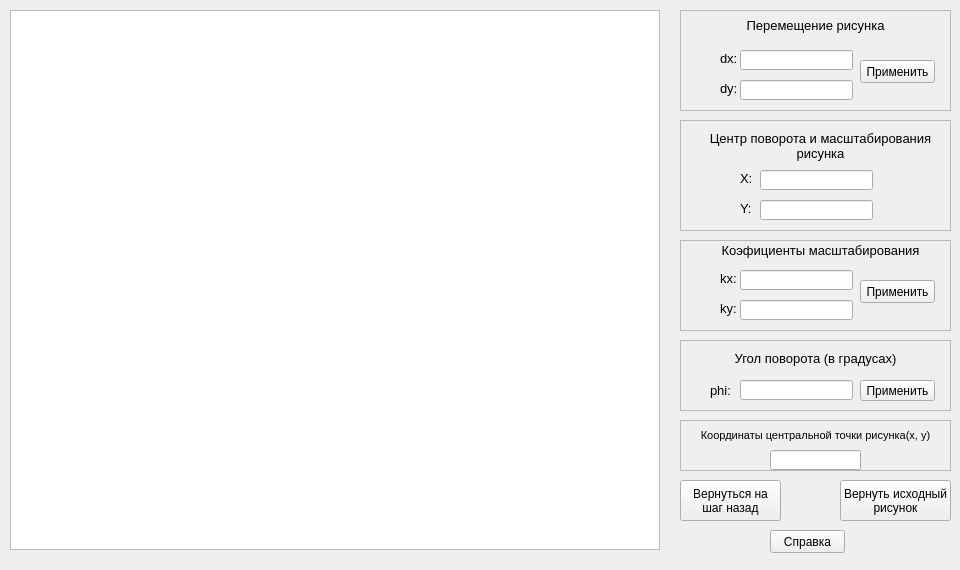
<?xml version="1.0" encoding="UTF-8"?>
<ui version="4.0">
 <class>MainWindow</class>
 <widget class="QMainWindow" name="MainWindow">
  <property name="geometry">
   <rect>
    <x>0</x>
    <y>0</y>
    <width>960</width>
    <height>570</height>
   </rect>
  </property>
  <property name="minimumSize">
   <size>
    <width>960</width>
    <height>570</height>
   </size>
  </property>
  <property name="maximumSize">
   <size>
    <width>960</width>
    <height>570</height>
   </size>
  </property>
  <property name="windowTitle">
   <string>Редактор рисунка</string>
  </property>
  <property name="toolButtonStyle">
   <enum>Qt::ToolButtonIconOnly</enum>
  </property>
  <widget class="QWidget" name="centralwidget">
   <widget class="QGraphicsView" name="graphicsView">
    <property name="geometry">
     <rect>
      <x>10</x>
      <y>10</y>
      <width>650</width>
      <height>540</height>
     </rect>
    </property>
    <property name="interactive">
     <bool>false</bool>
    </property>
    <property name="sceneRect">
     <rectf>
      <x>0.000000000000000</x>
      <y>0.000000000000000</y>
      <width>600.000000000000000</width>
      <height>500.000000000000000</height>
     </rectf>
    </property>
    <property name="alignment">
     <set>Qt::AlignLeading|Qt::AlignLeft|Qt::AlignTop</set>
    </property>
    <property name="transformationAnchor">
     <enum>QGraphicsView::NoAnchor</enum>
    </property>
    <property name="viewportUpdateMode">
     <enum>QGraphicsView::BoundingRectViewportUpdate</enum>
    </property>
   </widget>
   <widget class="QFrame" name="frame">
    <property name="geometry">
     <rect>
      <x>680</x>
      <y>10</y>
      <width>271</width>
      <height>101</height>
     </rect>
    </property>
    <property name="styleSheet">
     <string notr="true">border-width: 1px;
border-color: black;</string>
    </property>
    <property name="frameShape">
     <enum>QFrame::StyledPanel</enum>
    </property>
    <property name="frameShadow">
     <enum>QFrame::Raised</enum>
    </property>
    <widget class="QPushButton" name="moveButton">
     <property name="geometry">
      <rect>
       <x>180</x>
       <y>50</y>
       <width>75</width>
       <height>23</height>
      </rect>
     </property>
     <property name="text">
      <string>Применить</string>
     </property>
    </widget>
    <widget class="QLabel" name="label">
     <property name="geometry">
      <rect>
       <x>10</x>
       <y>0</y>
       <width>251</width>
       <height>31</height>
      </rect>
     </property>
     <property name="font">
      <font>
       <pointsize>10</pointsize>
      </font>
     </property>
     <property name="text">
      <string>Перемещение рисунка</string>
     </property>
     <property name="alignment">
      <set>Qt::AlignCenter</set>
     </property>
    </widget>
    <widget class="QLineEdit" name="dx_line">
     <property name="geometry">
      <rect>
       <x>60</x>
       <y>40</y>
       <width>113</width>
       <height>20</height>
      </rect>
     </property>
    </widget>
    <widget class="QLineEdit" name="dy_line">
     <property name="geometry">
      <rect>
       <x>60</x>
       <y>70</y>
       <width>113</width>
       <height>20</height>
      </rect>
     </property>
    </widget>
    <widget class="QLabel" name="label_2">
     <property name="geometry">
      <rect>
       <x>40</x>
       <y>40</y>
       <width>21</width>
       <height>16</height>
      </rect>
     </property>
     <property name="font">
      <font>
       <pointsize>10</pointsize>
      </font>
     </property>
     <property name="text">
      <string>dx:</string>
     </property>
    </widget>
    <widget class="QLabel" name="label_3">
     <property name="geometry">
      <rect>
       <x>40</x>
       <y>70</y>
       <width>21</width>
       <height>16</height>
      </rect>
     </property>
     <property name="font">
      <font>
       <pointsize>10</pointsize>
      </font>
     </property>
     <property name="text">
      <string>dy:</string>
     </property>
    </widget>
   </widget>
   <widget class="QFrame" name="frame_2">
    <property name="geometry">
     <rect>
      <x>680</x>
      <y>120</y>
      <width>271</width>
      <height>111</height>
     </rect>
    </property>
    <property name="styleSheet">
     <string notr="true">border-width: 1px;
border-color: black;</string>
    </property>
    <property name="frameShape">
     <enum>QFrame::StyledPanel</enum>
    </property>
    <property name="frameShadow">
     <enum>QFrame::Raised</enum>
    </property>
    <widget class="QLabel" name="label_4">
     <property name="geometry">
      <rect>
       <x>20</x>
       <y>10</y>
       <width>241</width>
       <height>31</height>
      </rect>
     </property>
     <property name="font">
      <font>
       <pointsize>10</pointsize>
      </font>
     </property>
     <property name="text">
      <string>Центр поворота и масштабирования рисунка</string>
     </property>
     <property name="textFormat">
      <enum>Qt::AutoText</enum>
     </property>
     <property name="alignment">
      <set>Qt::AlignCenter</set>
     </property>
     <property name="wordWrap">
      <bool>true</bool>
     </property>
    </widget>
    <widget class="QLineEdit" name="centre_x_line">
     <property name="geometry">
      <rect>
       <x>80</x>
       <y>50</y>
       <width>113</width>
       <height>20</height>
      </rect>
     </property>
    </widget>
    <widget class="QLineEdit" name="centre_y_line">
     <property name="geometry">
      <rect>
       <x>80</x>
       <y>80</y>
       <width>113</width>
       <height>20</height>
      </rect>
     </property>
    </widget>
    <widget class="QLabel" name="label_5">
     <property name="geometry">
      <rect>
       <x>60</x>
       <y>50</y>
       <width>21</width>
       <height>16</height>
      </rect>
     </property>
     <property name="font">
      <font>
       <pointsize>10</pointsize>
      </font>
     </property>
     <property name="text">
      <string>X:</string>
     </property>
    </widget>
    <widget class="QLabel" name="label_6">
     <property name="geometry">
      <rect>
       <x>60</x>
       <y>80</y>
       <width>21</width>
       <height>16</height>
      </rect>
     </property>
     <property name="font">
      <font>
       <pointsize>10</pointsize>
      </font>
     </property>
     <property name="text">
      <string>Y:</string>
     </property>
    </widget>
   </widget>
   <widget class="QFrame" name="frame_3">
    <property name="geometry">
     <rect>
      <x>680</x>
      <y>240</y>
      <width>271</width>
      <height>91</height>
     </rect>
    </property>
    <property name="styleSheet">
     <string notr="true">border-width: 1px;
border-color: black;</string>
    </property>
    <property name="frameShape">
     <enum>QFrame::StyledPanel</enum>
    </property>
    <property name="frameShadow">
     <enum>QFrame::Raised</enum>
    </property>
    <widget class="QPushButton" name="scaleButton">
     <property name="geometry">
      <rect>
       <x>180</x>
       <y>40</y>
       <width>75</width>
       <height>23</height>
      </rect>
     </property>
     <property name="text">
      <string>Применить</string>
     </property>
    </widget>
    <widget class="QLabel" name="label_7">
     <property name="geometry">
      <rect>
       <x>20</x>
       <y>0</y>
       <width>241</width>
       <height>21</height>
      </rect>
     </property>
     <property name="font">
      <font>
       <pointsize>10</pointsize>
      </font>
     </property>
     <property name="text">
      <string>Коэфициенты масштабирования</string>
     </property>
     <property name="alignment">
      <set>Qt::AlignCenter</set>
     </property>
     <property name="wordWrap">
      <bool>true</bool>
     </property>
    </widget>
    <widget class="QLineEdit" name="kx_line">
     <property name="geometry">
      <rect>
       <x>60</x>
       <y>30</y>
       <width>113</width>
       <height>20</height>
      </rect>
     </property>
    </widget>
    <widget class="QLineEdit" name="ky_line">
     <property name="geometry">
      <rect>
       <x>60</x>
       <y>60</y>
       <width>113</width>
       <height>20</height>
      </rect>
     </property>
    </widget>
    <widget class="QLabel" name="label_8">
     <property name="geometry">
      <rect>
       <x>40</x>
       <y>30</y>
       <width>21</width>
       <height>16</height>
      </rect>
     </property>
     <property name="font">
      <font>
       <pointsize>10</pointsize>
      </font>
     </property>
     <property name="text">
      <string>kx:</string>
     </property>
    </widget>
    <widget class="QLabel" name="label_9">
     <property name="geometry">
      <rect>
       <x>40</x>
       <y>60</y>
       <width>21</width>
       <height>16</height>
      </rect>
     </property>
     <property name="font">
      <font>
       <pointsize>10</pointsize>
      </font>
     </property>
     <property name="text">
      <string>ky:</string>
     </property>
    </widget>
   </widget>
   <widget class="QFrame" name="frame_4">
    <property name="geometry">
     <rect>
      <x>680</x>
      <y>340</y>
      <width>271</width>
      <height>71</height>
     </rect>
    </property>
    <property name="frameShape">
     <enum>QFrame::StyledPanel</enum>
    </property>
    <property name="frameShadow">
     <enum>QFrame::Raised</enum>
    </property>
    <widget class="QLabel" name="label_10">
     <property name="geometry">
      <rect>
       <x>10</x>
       <y>10</y>
       <width>251</width>
       <height>16</height>
      </rect>
     </property>
     <property name="font">
      <font>
       <pointsize>10</pointsize>
      </font>
     </property>
     <property name="text">
      <string>Угол поворота (в градусах)</string>
     </property>
     <property name="alignment">
      <set>Qt::AlignCenter</set>
     </property>
     <property name="wordWrap">
      <bool>true</bool>
     </property>
    </widget>
    <widget class="QLabel" name="label_11">
     <property name="geometry">
      <rect>
       <x>30</x>
       <y>40</y>
       <width>31</width>
       <height>20</height>
      </rect>
     </property>
     <property name="font">
      <font>
       <pointsize>10</pointsize>
      </font>
     </property>
     <property name="text">
      <string>phi:</string>
     </property>
    </widget>
    <widget class="QLineEdit" name="phi_line">
     <property name="geometry">
      <rect>
       <x>60</x>
       <y>40</y>
       <width>113</width>
       <height>20</height>
      </rect>
     </property>
    </widget>
    <widget class="QPushButton" name="rotateButton">
     <property name="geometry">
      <rect>
       <x>180</x>
       <y>40</y>
       <width>75</width>
       <height>21</height>
      </rect>
     </property>
     <property name="text">
      <string>Применить</string>
     </property>
    </widget>
   </widget>
   <widget class="QPushButton" name="askButton">
    <property name="geometry">
     <rect>
      <x>770</x>
      <y>530</y>
      <width>75</width>
      <height>23</height>
     </rect>
    </property>
    <property name="text">
     <string>Справка</string>
    </property>
   </widget>
   <widget class="QFrame" name="frame_6">
    <property name="geometry">
     <rect>
      <x>680</x>
      <y>420</y>
      <width>271</width>
      <height>51</height>
     </rect>
    </property>
    <property name="frameShape">
     <enum>QFrame::StyledPanel</enum>
    </property>
    <property name="frameShadow">
     <enum>QFrame::Raised</enum>
    </property>
    <widget class="QLabel" name="label_12">
     <property name="geometry">
      <rect>
       <x>0</x>
       <y>0</y>
       <width>271</width>
       <height>31</height>
      </rect>
     </property>
     <property name="font">
      <font>
       <pointsize>8</pointsize>
      </font>
     </property>
     <property name="text">
      <string>Координаты центральной точки рисунка(x, y)</string>
     </property>
     <property name="alignment">
      <set>Qt::AlignCenter</set>
     </property>
    </widget>
    <widget class="QLineEdit" name="draw_coords">
     <property name="geometry">
      <rect>
       <x>90</x>
       <y>30</y>
       <width>91</width>
       <height>20</height>
      </rect>
     </property>
     <property name="alignment">
      <set>Qt::AlignCenter</set>
     </property>
    </widget>
   </widget>
   <widget class="QPushButton" name="returnButton">
    <property name="geometry">
     <rect>
      <x>680</x>
      <y>480</y>
      <width>101</width>
      <height>41</height>
     </rect>
    </property>
    <property name="sizePolicy">
     <sizepolicy hsizetype="Minimum" vsizetype="Fixed">
      <horstretch>0</horstretch>
      <verstretch>0</verstretch>
     </sizepolicy>
    </property>
    <property name="contextMenuPolicy">
     <enum>Qt::DefaultContextMenu</enum>
    </property>
    <property name="acceptDrops">
     <bool>false</bool>
    </property>
    <property name="layoutDirection">
     <enum>Qt::LeftToRight</enum>
    </property>
    <property name="autoFillBackground">
     <bool>false</bool>
    </property>
    <property name="text">
     <string>Вернуться на 
шаг назад</string>
    </property>
   </widget>
   <widget class="QPushButton" name="reestablishButton">
    <property name="geometry">
     <rect>
      <x>840</x>
      <y>480</y>
      <width>111</width>
      <height>41</height>
     </rect>
    </property>
    <property name="text">
     <string>Вернуть исходный 
рисунок</string>
    </property>
   </widget>
  </widget>
 </widget>
 <resources/>
 <connections/>
</ui>
